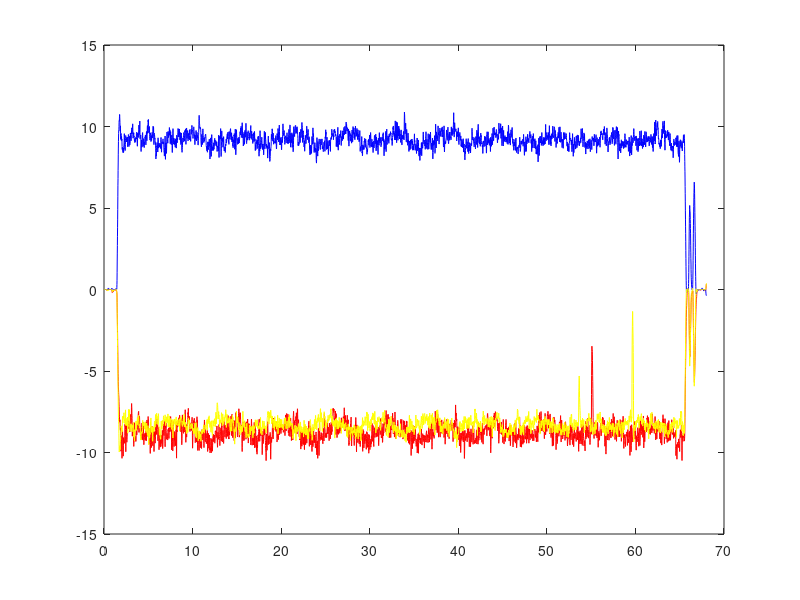

The MATLAB script that drew this image:
clc
clear
clf


BACK_RADIUS = 0.036;
RIGHT_RADIUS = 0.225;
LEFT_RADIUS =  0.233;
Wheel_Diameter = 0.0574;



data = csvread("10-rot.csv");

% Parameters
Fs = 100;           % Sampling frequency (Hz)
%t = 0:1/Fs:1; % Time vector (1 second)
Fc = 3;            % Cutoff frequency (Hz)
Fs2 = Fs/2;

aFs = 100;
aFc = 1;
aFs2 = aFs/2;
% Design filter
%d = designfilt('lowpassiir', ...
%    'FilterOrder', 1, ...
%    'HalfPowerFrequency', Fc, ..
%    'SampleRate', Fs);


[b, a] = butter(1, Fc/Fs2)

[ab, aa] = butter(2, aFc/aFs2)

ax = data(:,14);
ay = data(:,15);
az = data(:,16);



vec = data(:,13);

omega_m = filter(b, a, data(:,7));
omega_l = filter(b, a, data(:,5));
omega_r = filter(b, a, data(:,6));

fax = filter(ab, aa, ax);
fay = filter(ab, aa, ay);
faz = filter(ab, aa, az);



time = data(:,1);

%plot(time, omega_l, "red");
%hold on
plot(time, data(:,7), "green");

plot(time, omega_l, "red")
hold on
plot(time, omega_r, "blue")
hold on
plot(time, omega_m, "yellow");


back_vel = omega_m * Wheel_Diameter / 2.0;
right_vel = omega_r * Wheel_Diameter / 2.0;
left_vel = omega_l * Wheel_Diameter / 2.0;


omega = (right_vel - left_vel) / (RIGHT_RADIUS + LEFT_RADIUS);
vx = (right_vel * LEFT_RADIUS + left_vel * RIGHT_RADIUS) / (RIGHT_RADIUS + LEFT_RADIUS);
vy = back_vel + omega * BACK_RADIUS;

%plot(time, vx,"red");


%plot(time, vy, "green");
%hold on
%plot(time, vx, "red");
%hold on
%plot(time, omega);
%hold on
%plot(time, omega, "yellow");

